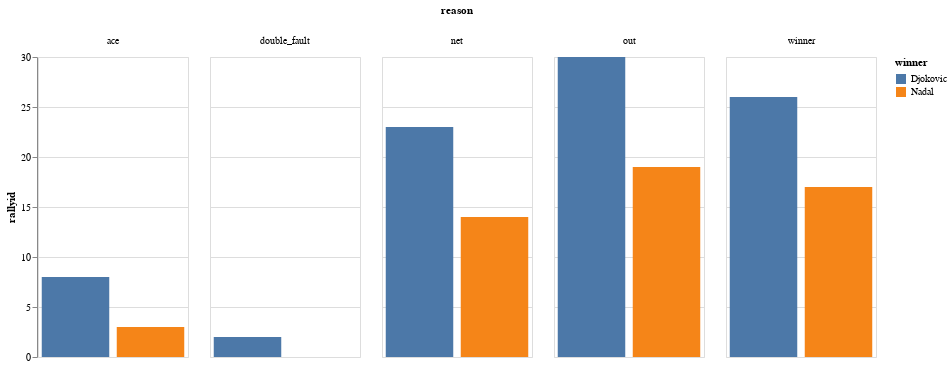

This figure's notebook cell:
### Code cell
alt.Chart(grouped_points).mark_bar().encode(
    x = alt.X('winner:O', axis = None),
    y = alt.Y('rallyid:Q'),
    color = alt.Color('winner:N', ),
    column = 'reason:N'
).properties(width = 150)

### Figure 1 — Vega-Lite specification as saved in the notebook (floating-point values rounded to 4 significant figures)
{"$schema": "https://vega.github.io/schema/vega-lite/v3.4.0.json", "config": {"mark": {"tooltip": null}, "view": {"height": 300, "width": 400}}, "data": {"name": "data-ca6874a95cdeb11051e5c96e995100e4"}, "datasets": {"data-ca6874a95cdeb11051e5c96e995100e4": [{"rallyid": 8, "reason": "ace", "winner": "Djokovic"}, {"rallyid": 2, "reason": "double_fault", "winner": "Djokovic"}, {"rallyid": 23, "reason": "net", "winner": "Djokovic"}, {"rallyid": 30, "reason": "out", "winner": "Djokovic"}, {"rallyid": 26, "reason": "winner", "winner": "Djokovic"}, {"rallyid": 3, "reason": "ace", "winner": "Nadal"}, {"rallyid": 14, "reason": "net", "winner": "Nadal"}, {"rallyid": 19, "reason": "out", "winner": "Nadal"}, {"rallyid": 17, "reason": "winner", "winner": "Nadal"}]}, "encoding": {"color": {"field": "winner", "type": "nominal"}, "column": {"field": "reason", "type": "nominal"}, "x": {"axis": null, "field": "winner", "type": "ordinal"}, "y": {"field": "rallyid", "type": "quantitative"}}, "mark": "bar", "width": 150}
